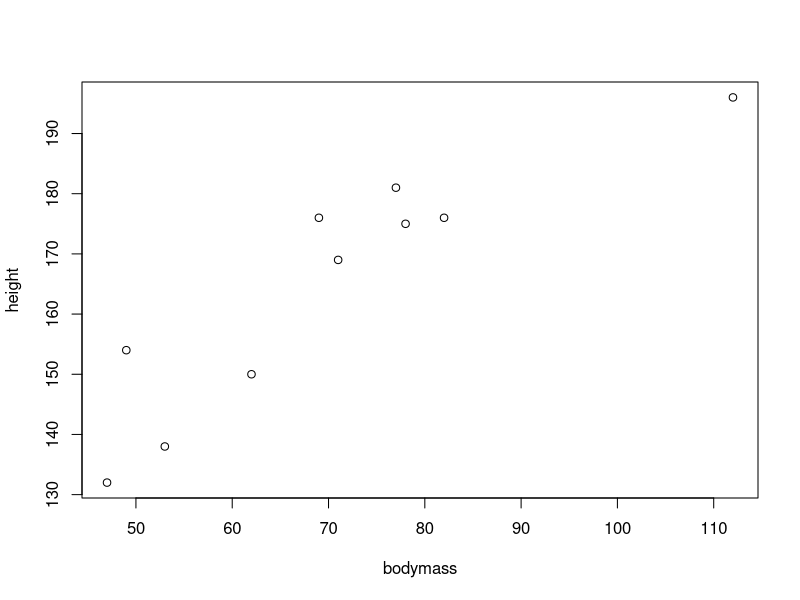
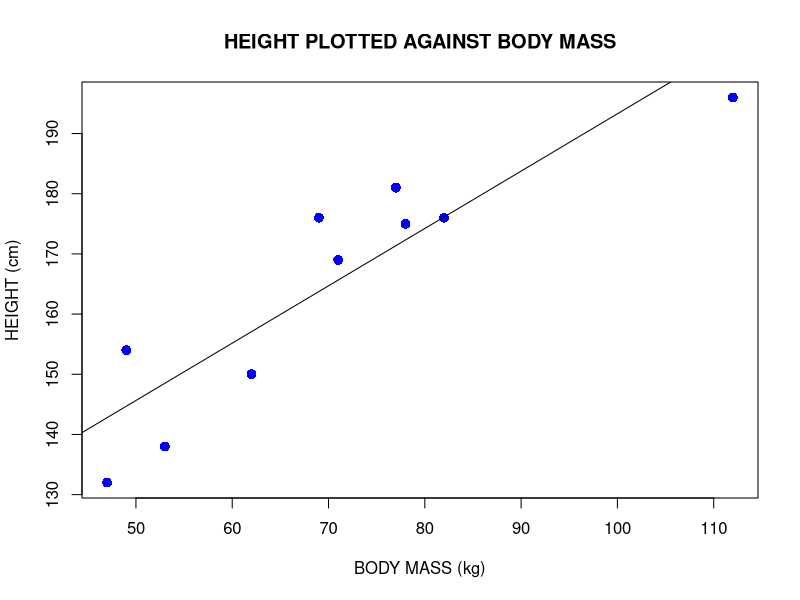

These figures' R source, in order:
# Linear Regression height (cm) and bodymass(kg); source:https://www.theanalysisfactor.com/linear-models-r-plotting-regression-lines/

height <- c(176, 154, 138, 196, 132, 176, 181, 169, 150, 175)
bodymass <- c(82, 49, 53, 112, 47, 69, 77, 71, 62, 78)

# create simple plot
plot(bodymass, height)

# Enhance the plot
plot(bodymass, height, pch = 16, cex = 1.3, col = "blue", main = "HEIGHT PLOTTED AGAINST BODY MASS", xlab = "BODY MASS (kg)", ylab = "HEIGHT (cm)") # pch create solid dots, cex for dot size; main for title

# Perform Linear Regression
lm(height ~ bodymass) # lm->linear model; gives the intercept and the slope

# Plot the regression line
abline(lm(height ~ bodymass))


